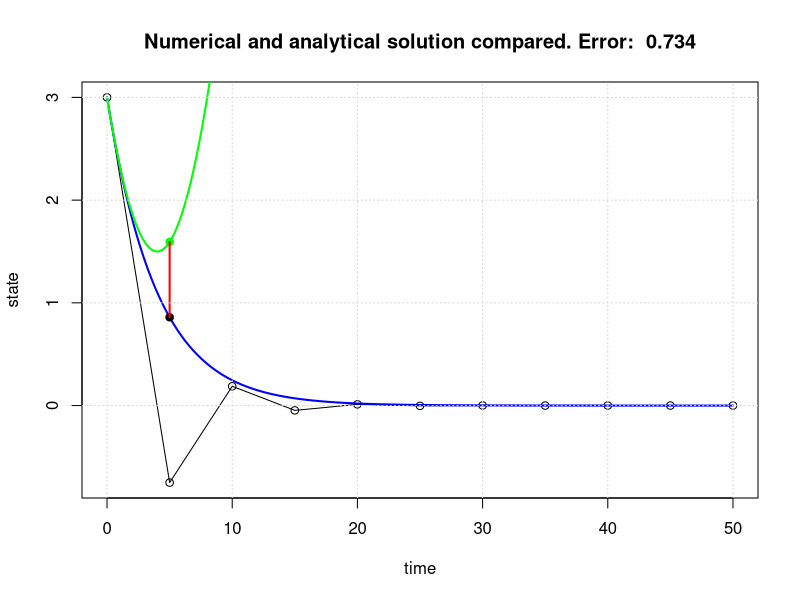

Recreate this plot in R.
rm(list=ls())
# Initial parameter values
begin.time = 0     # usually this variable is set to 0
end.time   = 50    # end time of the simulation (50)
dt         = 5     # delta t; time discretisation (0.25)
init.state = 3     # state of the system at the beginning of the simulation (3)
alpha      = 0.25  # decay constant (0.25)

# System function
sys.fun = function(state)
{
  newstate = state*(1-alpha*dt)
  return(newstate)
}

# Simulation initialisation
time = begin.time
result.state= c(init.state)
result.time = c(time)
current.state = init.state

# Simulation
while(time < end.time)
{
  current.state = sys.fun(current.state)
  result.state = c(result.state,current.state)
  time = time + dt
  result.time = c(result.time,time)
}

# Taylor series approximation

f = expression((-0.75 + 0.1875 * DT^(1)/2) * DT + 3)   # constants obtained by integration and evaluation (function D() and eval())

DT = seq(begin.time,end.time,by=0.1)  # list of evaluation times
p  = eval(f)                          # list of results of the implemented funtion

# Plotting
plot(result.time,result.state,type='o', xlab="time",ylab="state")
time.sequence = seq(begin.time,end.time,by=0.1)
analyt.state=init.state * exp(-time.sequence*alpha)
lines(time.sequence,analyt.state,col='blue',lwd=2)
lines(DT,p, lwd=2, col="green")

DT = dt
correct.state = init.state*exp(-dt*alpha)
error = round(abs(correct.state-eval(f)),3)
points(dt,eval(f),col="green",pch=19)
points(dt,correct.state,pch=19)
segments(dt,correct.state,dt,eval(f),col="red",lwd=2)
title(main=paste('Numerical and analytical solution compared. Error: ',error))

grid()